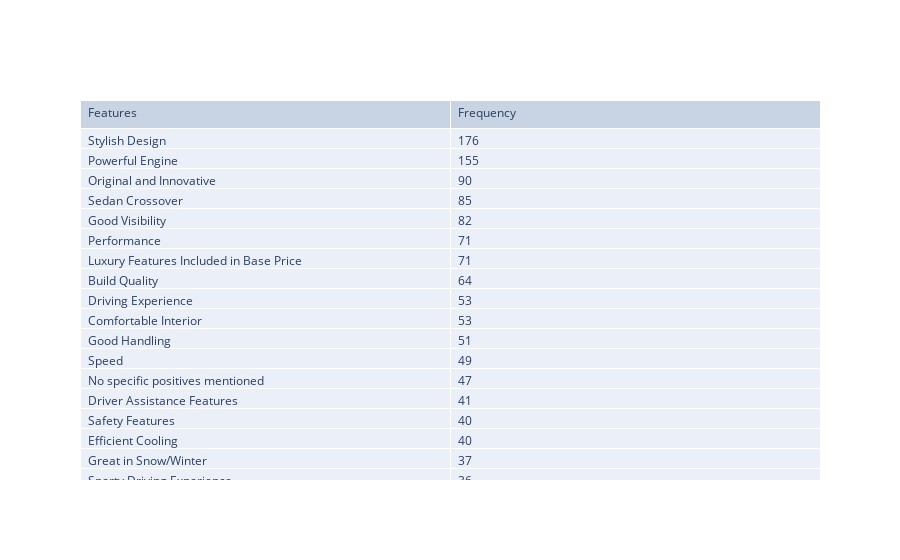

The cell this chart's notebook holds for it:
### Code cell
import plotly.graph_objects as go

fig = go.Figure(data=[go.Table(
    header=dict(values=list(tab4.columns),
                #fill_color='paleturquoise',
                align='left'),
    cells=dict(values=[tab4.Features, tab4.Frequency],
               #fill_color='lavender',
               align='left'))
])

fig.show()

### Figure 1 — Plotly figure (JSON) as saved in the notebook; plotly's stock layout.template omitted (floating-point values rounded to 4 significant figures; data arrays with more than 128 entries replaced by an {"elided": "..."} marker saying what was removed)
{"data": [{"cells": {"align": "left", "values": {"elided": "2x81 mixed values"}}, "header": {"align": "left", "values": ["Features", "Frequency"]}, "type": "table"}], "layout": {}}
